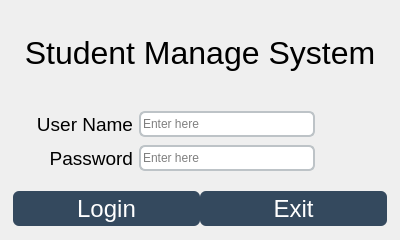
<?xml version="1.0" encoding="UTF-8"?>
<ui version="4.0">
 <class>Page_Login</class>
 <widget class="QWidget" name="Page_Login">
  <property name="geometry">
   <rect>
    <x>0</x>
    <y>0</y>
    <width>400</width>
    <height>240</height>
   </rect>
  </property>
  <property name="windowTitle">
   <string>Log In</string>
  </property>
  <property name="windowIcon">
   <iconset resource="../Resources/LogInIcon.qrc">
    <normaloff>:/Image/student-management-8-128.png</normaloff>:/Image/student-management-8-128.png</iconset>
  </property>
  <property name="toolTip">
   <string>this is log in window</string>
  </property>
  <layout class="QGridLayout" name="gridLayout_3">
   <item row="0" column="0">
    <widget class="QLabel" name="label_title">
     <property name="minimumSize">
      <size>
       <width>0</width>
       <height>60</height>
      </size>
     </property>
     <property name="font">
      <font>
       <pointsize>24</pointsize>
      </font>
     </property>
     <property name="styleSheet">
      <string notr="true">QLable{color:#34495e;}</string>
     </property>
     <property name="text">
      <string>Student Manage System</string>
     </property>
     <property name="alignment">
      <set>Qt::AlignCenter</set>
     </property>
    </widget>
   </item>
   <item row="1" column="0">
    <widget class="QWidget" name="widget_2" native="true">
     <layout class="QGridLayout" name="gridLayout_2">
      <property name="leftMargin">
       <number>25</number>
      </property>
      <item row="0" column="1">
       <widget class="QLineEdit" name="lineEdit_userName">
        <property name="styleSheet">
         <string notr="true">QLineEdit{border: 2px solid #bdc3c7;min-height:22;border-radius:6}</string>
        </property>
        <property name="text">
         <string/>
        </property>
        <property name="maxLength">
         <number>16</number>
        </property>
        <property name="placeholderText">
         <string>Enter here</string>
        </property>
       </widget>
      </item>
      <item row="0" column="0">
       <widget class="QLabel" name="label_userName">
        <property name="font">
         <font>
          <pointsize>14</pointsize>
         </font>
        </property>
        <property name="text">
         <string>User Name</string>
        </property>
        <property name="alignment">
         <set>Qt::AlignRight|Qt::AlignTrailing|Qt::AlignVCenter</set>
        </property>
       </widget>
      </item>
      <item row="1" column="0">
       <widget class="QLabel" name="label_password">
        <property name="font">
         <font>
          <pointsize>14</pointsize>
         </font>
        </property>
        <property name="text">
         <string>Password</string>
        </property>
        <property name="alignment">
         <set>Qt::AlignRight|Qt::AlignTrailing|Qt::AlignVCenter</set>
        </property>
       </widget>
      </item>
      <item row="1" column="1">
       <widget class="QLineEdit" name="lineEdit_password">
        <property name="styleSheet">
         <string notr="true">QLineEdit{border: 2px solid #bdc3c7;min-height:22;border-radius:6}</string>
        </property>
        <property name="text">
         <string/>
        </property>
        <property name="maxLength">
         <number>16</number>
        </property>
        <property name="echoMode">
         <enum>QLineEdit::Password</enum>
        </property>
        <property name="placeholderText">
         <string>Enter here</string>
        </property>
       </widget>
      </item>
      <item row="0" column="2">
       <spacer name="horizontalSpacer">
        <property name="orientation">
         <enum>Qt::Horizontal</enum>
        </property>
        <property name="sizeType">
         <enum>QSizePolicy::Minimum</enum>
        </property>
        <property name="sizeHint" stdset="0">
         <size>
          <width>65</width>
          <height>20</height>
         </size>
        </property>
       </spacer>
      </item>
     </layout>
    </widget>
   </item>
   <item row="2" column="0">
    <widget class="QWidget" name="widget" native="true">
     <property name="maximumSize">
      <size>
       <width>16777215</width>
       <height>40</height>
      </size>
     </property>
     <layout class="QGridLayout" name="gridLayout">
      <property name="leftMargin">
       <number>2</number>
      </property>
      <property name="topMargin">
       <number>0</number>
      </property>
      <property name="rightMargin">
       <number>2</number>
      </property>
      <property name="bottomMargin">
       <number>0</number>
      </property>
      <property name="horizontalSpacing">
       <number>0</number>
      </property>
      <item row="0" column="0">
       <widget class="QPushButton" name="btn_login">
        <property name="minimumSize">
         <size>
          <width>0</width>
          <height>35</height>
         </size>
        </property>
        <property name="font">
         <font>
          <pointsize>18</pointsize>
         </font>
        </property>
        <property name="styleSheet">
         <string notr="true">QPushButton{border-radius:6;color:white;background-color:#34495e;}</string>
        </property>
        <property name="text">
         <string>Login</string>
        </property>
       </widget>
      </item>
      <item row="0" column="1">
       <widget class="QPushButton" name="btn_exit">
        <property name="minimumSize">
         <size>
          <width>0</width>
          <height>35</height>
         </size>
        </property>
        <property name="font">
         <font>
          <pointsize>18</pointsize>
         </font>
        </property>
        <property name="styleSheet">
         <string notr="true">QPushButton{border-radius:6;color:white;background-color:#34495e;}</string>
        </property>
        <property name="text">
         <string>Exit</string>
        </property>
       </widget>
      </item>
     </layout>
    </widget>
   </item>
  </layout>
 </widget>
 <tabstops>
  <tabstop>lineEdit_userName</tabstop>
  <tabstop>lineEdit_password</tabstop>
  <tabstop>btn_login</tabstop>
  <tabstop>btn_exit</tabstop>
 </tabstops>
 <resources>
  <include location="../Resources/LogInIcon.qrc"/>
 </resources>
 <connections/>
</ui>
